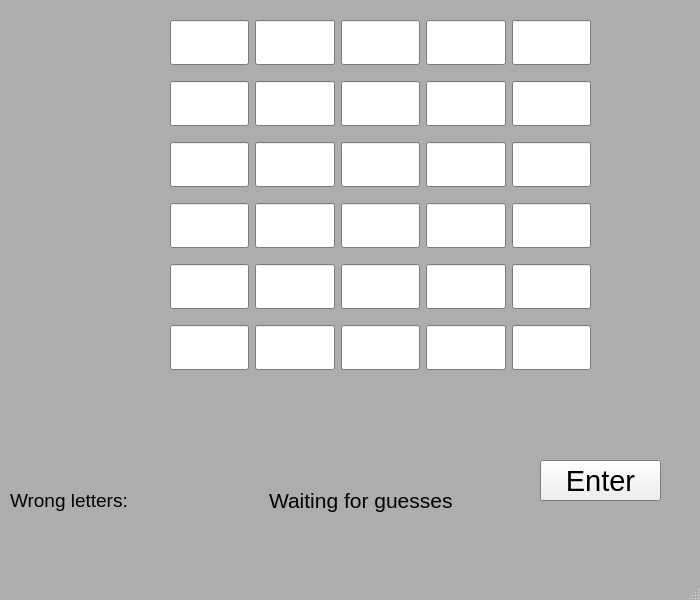
<?xml version="1.0" encoding="UTF-8"?>
<ui version="4.0">
 <class>MainWindow</class>
 <widget class="QMainWindow" name="MainWindow">
  <property name="geometry">
   <rect>
    <x>0</x>
    <y>0</y>
    <width>700</width>
    <height>600</height>
   </rect>
  </property>
  <property name="minimumSize">
   <size>
    <width>700</width>
    <height>600</height>
   </size>
  </property>
  <property name="maximumSize">
   <size>
    <width>700</width>
    <height>600</height>
   </size>
  </property>
  <property name="palette">
   <palette>
    <active>
     <colorrole role="Base">
      <brush brushstyle="SolidPattern">
       <color alpha="255">
        <red>255</red>
        <green>255</green>
        <blue>255</blue>
       </color>
      </brush>
     </colorrole>
     <colorrole role="Window">
      <brush brushstyle="SolidPattern">
       <color alpha="255">
        <red>173</red>
        <green>173</green>
        <blue>173</blue>
       </color>
      </brush>
     </colorrole>
    </active>
    <inactive>
     <colorrole role="Base">
      <brush brushstyle="SolidPattern">
       <color alpha="255">
        <red>255</red>
        <green>255</green>
        <blue>255</blue>
       </color>
      </brush>
     </colorrole>
     <colorrole role="Window">
      <brush brushstyle="SolidPattern">
       <color alpha="255">
        <red>173</red>
        <green>173</green>
        <blue>173</blue>
       </color>
      </brush>
     </colorrole>
    </inactive>
    <disabled>
     <colorrole role="Base">
      <brush brushstyle="SolidPattern">
       <color alpha="255">
        <red>173</red>
        <green>173</green>
        <blue>173</blue>
       </color>
      </brush>
     </colorrole>
     <colorrole role="Window">
      <brush brushstyle="SolidPattern">
       <color alpha="255">
        <red>173</red>
        <green>173</green>
        <blue>173</blue>
       </color>
      </brush>
     </colorrole>
    </disabled>
   </palette>
  </property>
  <property name="font">
   <font>
    <pointsize>9</pointsize>
   </font>
  </property>
  <property name="windowTitle">
   <string>Wordle</string>
  </property>
  <property name="windowOpacity">
   <double>7.000000000000000</double>
  </property>
  <property name="autoFillBackground">
   <bool>false</bool>
  </property>
  <property name="inputMethodHints">
   <set>Qt::ImhPreferUppercase|Qt::ImhUppercaseOnly</set>
  </property>
  <widget class="QWidget" name="centralwidget">
   <widget class="QWidget" name="verticalLayoutWidget">
    <property name="geometry">
     <rect>
      <x>170</x>
      <y>10</y>
      <width>421</width>
      <height>371</height>
     </rect>
    </property>
    <layout class="QVBoxLayout" name="guesses">
     <item>
      <layout class="QHBoxLayout" name="gs_1">
       <item>
        <widget class="QLineEdit" name="in_1">
         <property name="palette">
          <palette>
           <active>
            <colorrole role="Base">
             <brush brushstyle="SolidPattern">
              <color alpha="255">
               <red>255</red>
               <green>255</green>
               <blue>255</blue>
              </color>
             </brush>
            </colorrole>
           </active>
           <inactive>
            <colorrole role="Base">
             <brush brushstyle="SolidPattern">
              <color alpha="255">
               <red>255</red>
               <green>255</green>
               <blue>255</blue>
              </color>
             </brush>
            </colorrole>
           </inactive>
           <disabled>
            <colorrole role="Base">
             <brush brushstyle="SolidPattern">
              <color alpha="255">
               <red>173</red>
               <green>173</green>
               <blue>173</blue>
              </color>
             </brush>
            </colorrole>
           </disabled>
          </palette>
         </property>
         <property name="font">
          <font>
           <pointsize>25</pointsize>
          </font>
         </property>
         <property name="autoFillBackground">
          <bool>false</bool>
         </property>
         <property name="inputMethodHints">
          <set>Qt::ImhUppercaseOnly</set>
         </property>
         <property name="text">
          <string/>
         </property>
         <property name="maxLength">
          <number>1</number>
         </property>
         <property name="readOnly">
          <bool>false</bool>
         </property>
        </widget>
       </item>
       <item>
        <widget class="QLineEdit" name="in_2">
         <property name="font">
          <font>
           <pointsize>25</pointsize>
          </font>
         </property>
         <property name="inputMethodHints">
          <set>Qt::ImhUppercaseOnly</set>
         </property>
         <property name="text">
          <string/>
         </property>
         <property name="maxLength">
          <number>1</number>
         </property>
        </widget>
       </item>
       <item>
        <widget class="QLineEdit" name="in_3">
         <property name="font">
          <font>
           <pointsize>25</pointsize>
          </font>
         </property>
         <property name="inputMethodHints">
          <set>Qt::ImhUppercaseOnly</set>
         </property>
         <property name="text">
          <string/>
         </property>
         <property name="maxLength">
          <number>1</number>
         </property>
        </widget>
       </item>
       <item>
        <widget class="QLineEdit" name="in_4">
         <property name="font">
          <font>
           <pointsize>25</pointsize>
          </font>
         </property>
         <property name="inputMethodHints">
          <set>Qt::ImhUppercaseOnly</set>
         </property>
         <property name="text">
          <string/>
         </property>
         <property name="maxLength">
          <number>1</number>
         </property>
        </widget>
       </item>
       <item>
        <widget class="QLineEdit" name="in_5">
         <property name="font">
          <font>
           <pointsize>25</pointsize>
          </font>
         </property>
         <property name="inputMethodHints">
          <set>Qt::ImhUppercaseOnly</set>
         </property>
         <property name="text">
          <string/>
         </property>
         <property name="maxLength">
          <number>1</number>
         </property>
        </widget>
       </item>
      </layout>
     </item>
     <item>
      <layout class="QHBoxLayout" name="gs_2">
       <item>
        <widget class="QLineEdit" name="in_6">
         <property name="font">
          <font>
           <pointsize>25</pointsize>
          </font>
         </property>
         <property name="inputMethodHints">
          <set>Qt::ImhUppercaseOnly</set>
         </property>
         <property name="text">
          <string/>
         </property>
         <property name="maxLength">
          <number>1</number>
         </property>
        </widget>
       </item>
       <item>
        <widget class="QLineEdit" name="in_7">
         <property name="font">
          <font>
           <pointsize>25</pointsize>
          </font>
         </property>
         <property name="inputMethodHints">
          <set>Qt::ImhUppercaseOnly</set>
         </property>
         <property name="text">
          <string/>
         </property>
         <property name="maxLength">
          <number>1</number>
         </property>
        </widget>
       </item>
       <item>
        <widget class="QLineEdit" name="in_8">
         <property name="font">
          <font>
           <pointsize>25</pointsize>
          </font>
         </property>
         <property name="inputMethodHints">
          <set>Qt::ImhUppercaseOnly</set>
         </property>
         <property name="text">
          <string/>
         </property>
         <property name="maxLength">
          <number>1</number>
         </property>
        </widget>
       </item>
       <item>
        <widget class="QLineEdit" name="in_9">
         <property name="font">
          <font>
           <pointsize>25</pointsize>
          </font>
         </property>
         <property name="inputMethodHints">
          <set>Qt::ImhUppercaseOnly</set>
         </property>
         <property name="text">
          <string/>
         </property>
         <property name="maxLength">
          <number>1</number>
         </property>
        </widget>
       </item>
       <item>
        <widget class="QLineEdit" name="in_10">
         <property name="font">
          <font>
           <pointsize>25</pointsize>
          </font>
         </property>
         <property name="inputMethodHints">
          <set>Qt::ImhUppercaseOnly</set>
         </property>
         <property name="text">
          <string/>
         </property>
         <property name="maxLength">
          <number>1</number>
         </property>
        </widget>
       </item>
      </layout>
     </item>
     <item>
      <layout class="QHBoxLayout" name="gs_3">
       <item>
        <widget class="QLineEdit" name="in_11">
         <property name="font">
          <font>
           <pointsize>25</pointsize>
          </font>
         </property>
         <property name="inputMethodHints">
          <set>Qt::ImhUppercaseOnly</set>
         </property>
         <property name="text">
          <string/>
         </property>
         <property name="maxLength">
          <number>1</number>
         </property>
        </widget>
       </item>
       <item>
        <widget class="QLineEdit" name="in_12">
         <property name="font">
          <font>
           <pointsize>25</pointsize>
          </font>
         </property>
         <property name="inputMethodHints">
          <set>Qt::ImhUppercaseOnly</set>
         </property>
         <property name="text">
          <string/>
         </property>
         <property name="maxLength">
          <number>1</number>
         </property>
        </widget>
       </item>
       <item>
        <widget class="QLineEdit" name="in_13">
         <property name="font">
          <font>
           <pointsize>25</pointsize>
          </font>
         </property>
         <property name="inputMethodHints">
          <set>Qt::ImhUppercaseOnly</set>
         </property>
         <property name="text">
          <string/>
         </property>
         <property name="maxLength">
          <number>1</number>
         </property>
        </widget>
       </item>
       <item>
        <widget class="QLineEdit" name="in_14">
         <property name="font">
          <font>
           <pointsize>25</pointsize>
          </font>
         </property>
         <property name="inputMethodHints">
          <set>Qt::ImhUppercaseOnly</set>
         </property>
         <property name="text">
          <string/>
         </property>
         <property name="maxLength">
          <number>1</number>
         </property>
        </widget>
       </item>
       <item>
        <widget class="QLineEdit" name="in_15">
         <property name="font">
          <font>
           <pointsize>25</pointsize>
          </font>
         </property>
         <property name="inputMethodHints">
          <set>Qt::ImhUppercaseOnly</set>
         </property>
         <property name="text">
          <string/>
         </property>
         <property name="maxLength">
          <number>1</number>
         </property>
        </widget>
       </item>
      </layout>
     </item>
     <item>
      <layout class="QHBoxLayout" name="gs_4">
       <item>
        <widget class="QLineEdit" name="in_16">
         <property name="font">
          <font>
           <pointsize>25</pointsize>
          </font>
         </property>
         <property name="inputMethodHints">
          <set>Qt::ImhUppercaseOnly</set>
         </property>
         <property name="text">
          <string/>
         </property>
         <property name="maxLength">
          <number>1</number>
         </property>
        </widget>
       </item>
       <item>
        <widget class="QLineEdit" name="in_17">
         <property name="font">
          <font>
           <pointsize>25</pointsize>
          </font>
         </property>
         <property name="inputMethodHints">
          <set>Qt::ImhUppercaseOnly</set>
         </property>
         <property name="text">
          <string/>
         </property>
         <property name="maxLength">
          <number>1</number>
         </property>
        </widget>
       </item>
       <item>
        <widget class="QLineEdit" name="in_18">
         <property name="font">
          <font>
           <pointsize>25</pointsize>
          </font>
         </property>
         <property name="inputMethodHints">
          <set>Qt::ImhUppercaseOnly</set>
         </property>
         <property name="text">
          <string/>
         </property>
         <property name="maxLength">
          <number>1</number>
         </property>
        </widget>
       </item>
       <item>
        <widget class="QLineEdit" name="in_19">
         <property name="font">
          <font>
           <pointsize>25</pointsize>
          </font>
         </property>
         <property name="inputMethodHints">
          <set>Qt::ImhUppercaseOnly</set>
         </property>
         <property name="text">
          <string/>
         </property>
         <property name="maxLength">
          <number>1</number>
         </property>
        </widget>
       </item>
       <item>
        <widget class="QLineEdit" name="in_20">
         <property name="font">
          <font>
           <pointsize>25</pointsize>
          </font>
         </property>
         <property name="inputMethodHints">
          <set>Qt::ImhUppercaseOnly</set>
         </property>
         <property name="text">
          <string/>
         </property>
         <property name="maxLength">
          <number>1</number>
         </property>
        </widget>
       </item>
      </layout>
     </item>
     <item>
      <layout class="QHBoxLayout" name="gs_5">
       <item>
        <widget class="QLineEdit" name="in_21">
         <property name="font">
          <font>
           <pointsize>25</pointsize>
          </font>
         </property>
         <property name="inputMethodHints">
          <set>Qt::ImhUppercaseOnly</set>
         </property>
         <property name="text">
          <string/>
         </property>
         <property name="maxLength">
          <number>1</number>
         </property>
        </widget>
       </item>
       <item>
        <widget class="QLineEdit" name="in_22">
         <property name="font">
          <font>
           <pointsize>25</pointsize>
          </font>
         </property>
         <property name="inputMethodHints">
          <set>Qt::ImhUppercaseOnly</set>
         </property>
         <property name="text">
          <string/>
         </property>
         <property name="maxLength">
          <number>1</number>
         </property>
        </widget>
       </item>
       <item>
        <widget class="QLineEdit" name="in_23">
         <property name="font">
          <font>
           <pointsize>25</pointsize>
          </font>
         </property>
         <property name="inputMethodHints">
          <set>Qt::ImhUppercaseOnly</set>
         </property>
         <property name="text">
          <string/>
         </property>
         <property name="maxLength">
          <number>1</number>
         </property>
        </widget>
       </item>
       <item>
        <widget class="QLineEdit" name="in_24">
         <property name="font">
          <font>
           <pointsize>25</pointsize>
          </font>
         </property>
         <property name="inputMethodHints">
          <set>Qt::ImhUppercaseOnly</set>
         </property>
         <property name="text">
          <string/>
         </property>
         <property name="maxLength">
          <number>1</number>
         </property>
        </widget>
       </item>
       <item>
        <widget class="QLineEdit" name="in_25">
         <property name="font">
          <font>
           <pointsize>25</pointsize>
          </font>
         </property>
         <property name="inputMethodHints">
          <set>Qt::ImhUppercaseOnly</set>
         </property>
         <property name="text">
          <string/>
         </property>
         <property name="maxLength">
          <number>1</number>
         </property>
        </widget>
       </item>
      </layout>
     </item>
     <item>
      <layout class="QHBoxLayout" name="gs_6">
       <item>
        <widget class="QLineEdit" name="in_26">
         <property name="font">
          <font>
           <pointsize>25</pointsize>
          </font>
         </property>
         <property name="inputMethodHints">
          <set>Qt::ImhUppercaseOnly</set>
         </property>
         <property name="text">
          <string/>
         </property>
         <property name="maxLength">
          <number>1</number>
         </property>
        </widget>
       </item>
       <item>
        <widget class="QLineEdit" name="in_27">
         <property name="font">
          <font>
           <pointsize>25</pointsize>
          </font>
         </property>
         <property name="inputMethodHints">
          <set>Qt::ImhUppercaseOnly</set>
         </property>
         <property name="text">
          <string/>
         </property>
         <property name="maxLength">
          <number>1</number>
         </property>
        </widget>
       </item>
       <item>
        <widget class="QLineEdit" name="in_28">
         <property name="font">
          <font>
           <pointsize>25</pointsize>
          </font>
         </property>
         <property name="inputMethodHints">
          <set>Qt::ImhUppercaseOnly</set>
         </property>
         <property name="text">
          <string/>
         </property>
         <property name="maxLength">
          <number>1</number>
         </property>
        </widget>
       </item>
       <item>
        <widget class="QLineEdit" name="in_29">
         <property name="font">
          <font>
           <pointsize>25</pointsize>
          </font>
         </property>
         <property name="inputMethodHints">
          <set>Qt::ImhUppercaseOnly</set>
         </property>
         <property name="text">
          <string/>
         </property>
         <property name="maxLength">
          <number>1</number>
         </property>
        </widget>
       </item>
       <item>
        <widget class="QLineEdit" name="in_30">
         <property name="font">
          <font>
           <pointsize>25</pointsize>
          </font>
         </property>
         <property name="inputMethodHints">
          <set>Qt::ImhUppercaseOnly</set>
         </property>
         <property name="text">
          <string/>
         </property>
         <property name="maxLength">
          <number>1</number>
         </property>
        </widget>
       </item>
      </layout>
     </item>
    </layout>
   </widget>
   <widget class="QPushButton" name="submit">
    <property name="geometry">
     <rect>
      <x>540</x>
      <y>460</y>
      <width>121</width>
      <height>41</height>
     </rect>
    </property>
    <property name="font">
     <font>
      <pointsize>22</pointsize>
     </font>
    </property>
    <property name="text">
     <string>Enter</string>
    </property>
   </widget>
   <widget class="QWidget" name="horizontalLayoutWidget">
    <property name="geometry">
     <rect>
      <x>10</x>
      <y>460</y>
      <width>511</width>
      <height>81</height>
     </rect>
    </property>
    <layout class="QHBoxLayout" name="horizontalLayout">
     <item>
      <widget class="QLabel" name="id">
       <property name="font">
        <font>
         <pointsize>14</pointsize>
        </font>
       </property>
       <property name="text">
        <string>Wrong letters:</string>
       </property>
      </widget>
     </item>
     <item>
      <widget class="QLabel" name="wrong_label">
       <property name="font">
        <font>
         <pointsize>16</pointsize>
        </font>
       </property>
       <property name="text">
        <string>Waiting for guesses</string>
       </property>
      </widget>
     </item>
    </layout>
   </widget>
  </widget>
  <widget class="QMenuBar" name="menubar">
   <property name="geometry">
    <rect>
     <x>0</x>
     <y>0</y>
     <width>700</width>
     <height>20</height>
    </rect>
   </property>
  </widget>
  <widget class="QStatusBar" name="statusbar"/>
 </widget>
 <resources/>
 <connections/>
</ui>
